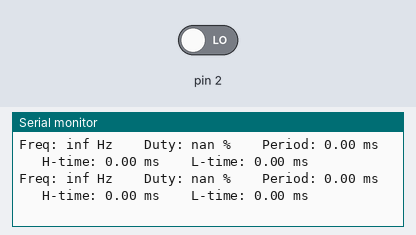
Bench run of a sketch on a simulated Arduino Uno, built with avr-gcc and run on an emulated ATmega328P. Shown: the last lines printed to the serial monitor. The inputs (shaded band) are chosen by the test bench; at power-on: pin 2 LOW.

Above: at 1.2 s.
1.3 s: pin 2 driven HIGH
At 1.72 s:
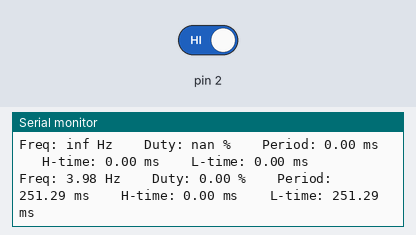
3.6 s: pin 2 driven LOW
At 3.84 s:
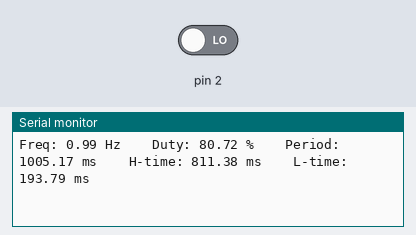
Timing chart, 0 to 6.6 s (numbered marks = the images above; inputs shaded):
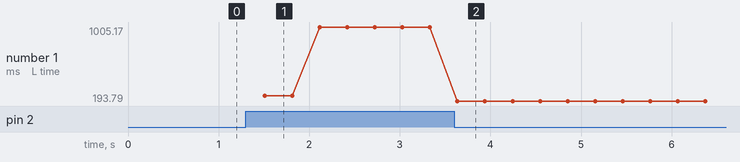

Measured:
- after the input at 1.3 s, the serial monitor: prints a new line after 0.21 s (image 1)
- after the input at 3.6 s, the serial monitor: prints a new line at once (image 2)
- plotted number 1: 1005.17 → 193.79 after the input at 3.6 s

The sketch:

Frequency.ino
```cpp
/*
 http://shop34791330.taobao.com/ //德飞莱旗舰店
 http://qixingchong.tmall.com/   //七星虫旗舰店
 http://www.doflye.net //德飞莱技术论坛
 http://www.doflye.net/forum-98-1.html //德飞莱论坛arduino版块

 这个程序仅作为简单测试使用，使用标准方波输入
 更新程序请参考德飞莱论坛
*/
int divider[6] = {0, 1, 8, 64, 256, 1024};
int prescaler = 5;
double count = 0;
double middle = 0;
char x = 0;
ISR(TIMER1_OVF_vect)
{
    if (prescaler < 4)
    {
        prescaler++;
    }
}
void interrupt()
{
    if (!x)
    {
        count = TCNT1;
        TCNT1 = 0x000;
        TCCR1B = prescaler;
        attachInterrupt(0, interrupt, FALLING);
    }
    else
    {
        middle = TCNT1;
        attachInterrupt(0, interrupt, RISING);
    }
    x = ~x;
}
void setup()
{
    Serial.begin(57600);
    TIMSK1 = 0x01;
    TCCR1A = 0x00;
    attachInterrupt(0, interrupt, RISING);
}
void loop()
{
    Serial.print("Freq: ");
    Serial.print(16000000.0 / divider[prescaler] / count);
    Serial.print(" Hz\t\tDuty: ");
    Serial.print(middle / count * 100);
    Serial.print(" %\t\tPeriod: ");
    Serial.print(0.0000625 * divider[prescaler]*count);
    Serial.print(" ms\t\tH-time: ");
    Serial.print(0.0000625 * divider[prescaler]*middle);
    Serial.print(" ms\t\tL-time: ");
    Serial.print(0.0000625 * divider[prescaler]*(count - middle));
    Serial.println(" ms");
    if (prescaler > 1)
    {
        prescaler--;
        delay(200);
    }
    delay(100);
}
```
